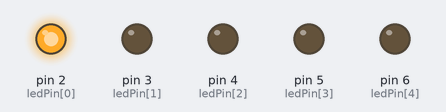
Simulated run of this sketch. Board: Arduino Uno, built with avr-gcc and run on an emulated ATmega328P. Shown: output pins drawn as LEDs (lit = HIGH).

Above: at 0.03 s.
At 0.48 s:
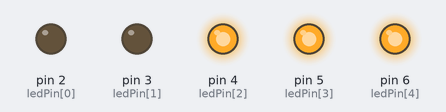
At 0.86 s:
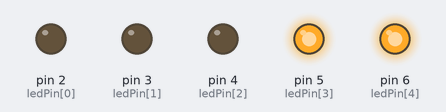
At 1.68 s:
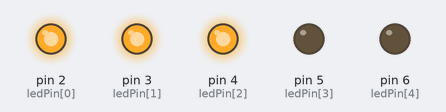
At 2.51 s:
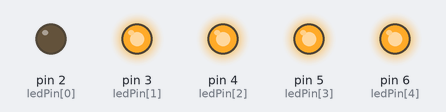
At 3.33 s:
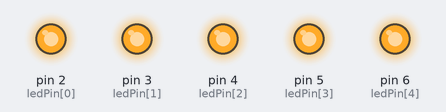
Timing chart, 0 to 3.6 s (numbered marks = the images above):
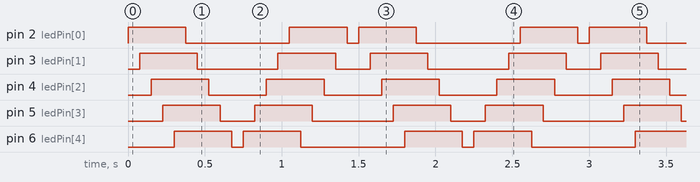

The sketch:

030718_notes.ino
```cpp
int ledPin[] = {2, 3, 4, 5, 6};

void setup() {
  // put your setup code here, to run once:
  for (int i = 0; i < 5; i++) {
    pinMode(ledPin[i], OUTPUT);
  }
}

void loop() {

  // turn on each LEDs upwards
  for (int i = 0; i < 5; i++) {
    digitalWrite(ledPin[i], HIGH);
    delay(75);
  }
  // turn off each LEDs upwards
  for (int i = 0; i < 5; i++) {
    digitalWrite(ledPin[i], LOW);
    delay(75);
  }
  // turn on each LEDs downwards
  for (int i = 4; i > -1; i--) {
    digitalWrite(ledPin[i], HIGH);
    delay(75);
  }
  // turn off each LEDs downwards
  for (int i = 4; i > -1; i--) {
    digitalWrite(ledPin[i], LOW);
    delay(75);
  }
}
```

Measured:
- by itself, pin 2 (ledPin[0]): repeats every 1.5 s: LOW 0.68 s, HIGH 0.38 s, LOW 0.08 s, HIGH 0.38 s
- by itself, pin 3 (ledPin[1]): repeats every 1.5 s: LOW 0.53 s, HIGH 0.38 s, LOW 0.23 s, HIGH 0.38 s
- by itself, pin 4 (ledPin[2]): alternates HIGH for 0.38 s and LOW for 0.38 s
- by itself, pin 5 (ledPin[3]): repeats every 1.5 s: LOW 0.23 s, HIGH 0.38 s, LOW 0.53 s, HIGH 0.38 s
- by itself, pin 6 (ledPin[4]): repeats every 1.5 s: LOW 0.08 s, HIGH 0.38 s, LOW 0.68 s, HIGH 0.38 s
